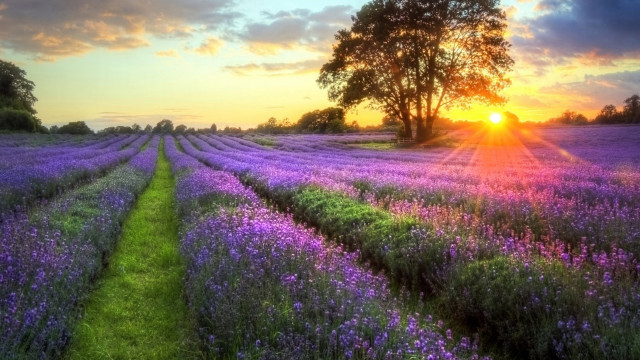
//> input picture Sources/Graphics/OpenCV/test.jpg, 640 x 360 px
$ ./3.blend   (built with g++ and OpenCV 4)
//> lines starting //> are read from the running program, lines starting //| are printed output that depends on the picture

#include <opencv2/highgui.hpp>
using namespace cv;

int main()
{
	Mat img1, img2, img;
	img1 = imread("../test.jpg");
//> img1 is the input picture: 360 rows x 640 cols, CV_8UC3; mean B, G, R 95, 107.2, 123.6
	img2 = imread("../test.png");
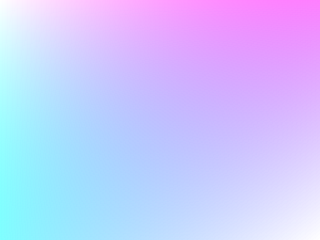
//> input picture Sources/Graphics/OpenCV/test.png, 320 x 240 px
//> img2 is the input picture: 240 rows x 320 cols, CV_8UC3; mean B, G, R 255, 201.6, 201.5
	//namedWindow("Title");
	Mat imageROI;
	//
	imageROI = img1(Rect(0, 0, img2.cols, img2.rows));
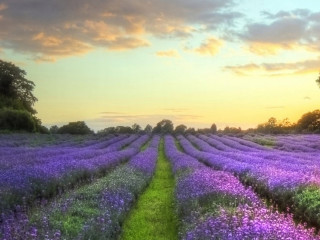
//> imageROI: 240 rows x 320 cols, CV_8UC3; mean B, G, R 135.8, 146.4, 153.2
	addWeighted(imageROI, 0.5, img2, 0.6, 0, imageROI);
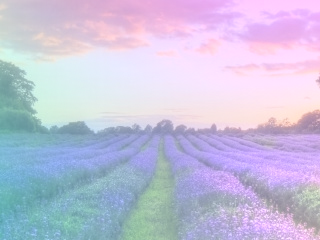
//> imageROI: 240 rows x 320 cols, CV_8UC3; mean B, G, R 219.9, 194.1, 197.2
	imshow("title", img1);
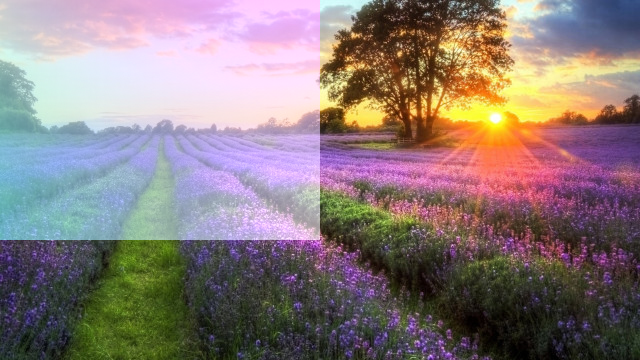
//> window 'title': 360 rows x 640 cols, CV_8UC3; mean B, G, R 123, 123.1, 138.3
	waitKey(0);
	imwrite("blend.jpg", img1);
}
